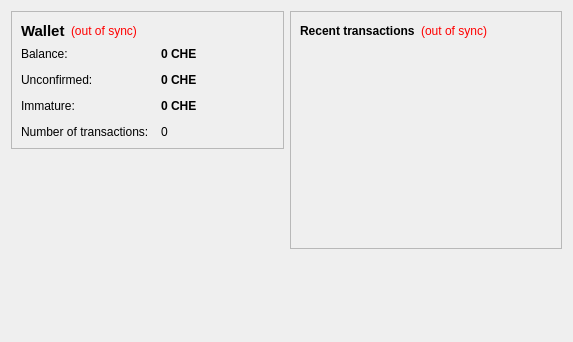
<?xml version="1.0" encoding="UTF-8"?>
<ui version="4.0">
 <class>OverviewPage</class>
 <widget class="QWidget" name="OverviewPage">
  <property name="geometry">
   <rect>
    <x>0</x>
    <y>0</y>
    <width>573</width>
    <height>342</height>
   </rect>
  </property>
  <property name="windowTitle">
   <string>Form</string>
  </property>
  <layout class="QHBoxLayout" name="horizontalLayout" stretch="1,1">
   <item>
    <layout class="QVBoxLayout" name="verticalLayout_2">
     <item>
      <widget class="QFrame" name="frame">
       <property name="frameShape">
        <enum>QFrame::StyledPanel</enum>
       </property>
       <property name="frameShadow">
        <enum>QFrame::Raised</enum>
       </property>
       <layout class="QVBoxLayout" name="verticalLayout_4">
        <item>
         <layout class="QHBoxLayout" name="horizontalLayout_4">
          <item>
           <widget class="QLabel" name="label_5">
            <property name="font">
             <font>
              <pointsize>11</pointsize>
              <weight>75</weight>
              <bold>true</bold>
             </font>
            </property>
            <property name="text">
             <string>Wallet</string>
            </property>
           </widget>
          </item>
          <item>
           <widget class="QLabel" name="labelWalletStatus">
            <property name="toolTip">
             <string>The displayed information may be out of date. Your wallet automatically synchronizes with the RevolutionCoin network after a connection is established, but this process has not completed yet.</string>
            </property>
            <property name="styleSheet">
             <string notr="true">QLabel { color: red; }</string>
            </property>
            <property name="text">
             <string notr="true">(out of sync)</string>
            </property>
            <property name="alignment">
             <set>Qt::AlignLeading|Qt::AlignLeft|Qt::AlignVCenter</set>
            </property>
           </widget>
          </item>
          <item>
           <spacer name="horizontalSpacer_2">
            <property name="orientation">
             <enum>Qt::Horizontal</enum>
            </property>
            <property name="sizeHint" stdset="0">
             <size>
              <width>40</width>
              <height>20</height>
             </size>
            </property>
           </spacer>
          </item>
         </layout>
        </item>
        <item>
         <layout class="QFormLayout" name="formLayout_2">
          <property name="fieldGrowthPolicy">
           <enum>QFormLayout::AllNonFixedFieldsGrow</enum>
          </property>
          <property name="horizontalSpacing">
           <number>12</number>
          </property>
          <property name="verticalSpacing">
           <number>12</number>
          </property>
          <item row="0" column="0">
           <widget class="QLabel" name="label">
            <property name="text">
             <string>Balance:</string>
            </property>
           </widget>
          </item>
          <item row="0" column="1">
           <widget class="QLabel" name="labelBalance">
            <property name="font">
             <font>
              <weight>75</weight>
              <bold>true</bold>
             </font>
            </property>
            <property name="cursor">
             <cursorShape>IBeamCursor</cursorShape>
            </property>
            <property name="toolTip">
             <string>Your current balance</string>
            </property>
            <property name="text">
             <string notr="true">0 CHE</string>
            </property>
            <property name="textInteractionFlags">
             <set>Qt::LinksAccessibleByMouse|Qt::TextSelectableByKeyboard|Qt::TextSelectableByMouse</set>
            </property>
           </widget>
          </item>
          <item row="1" column="0">
           <widget class="QLabel" name="label_3">
            <property name="text">
             <string>Unconfirmed:</string>
            </property>
           </widget>
          </item>
          <item row="1" column="1">
           <widget class="QLabel" name="labelUnconfirmed">
            <property name="font">
             <font>
              <weight>75</weight>
              <bold>true</bold>
             </font>
            </property>
            <property name="cursor">
             <cursorShape>IBeamCursor</cursorShape>
            </property>
            <property name="toolTip">
             <string>Total of transactions that have yet to be confirmed, and do not yet count toward the current balance</string>
            </property>
            <property name="text">
             <string notr="true">0 CHE</string>
            </property>
            <property name="textInteractionFlags">
             <set>Qt::LinksAccessibleByMouse|Qt::TextSelectableByKeyboard|Qt::TextSelectableByMouse</set>
            </property>
           </widget>
          </item>
          <item row="3" column="0">
           <widget class="QLabel" name="label_2">
            <property name="text">
             <string>Number of transactions:</string>
            </property>
           </widget>
          </item>
          <item row="3" column="1">
           <widget class="QLabel" name="labelNumTransactions">
            <property name="toolTip">
             <string>Total number of transactions in wallet</string>
            </property>
            <property name="text">
             <string notr="true">0</string>
            </property>
           </widget>
          </item>
          <item row="2" column="0">
           <widget class="QLabel" name="labelImmatureText">
            <property name="text">
             <string>Immature:</string>
            </property>
           </widget>
          </item>
          <item row="2" column="1">
           <widget class="QLabel" name="labelImmature">
            <property name="font">
             <font>
              <weight>75</weight>
              <bold>true</bold>
             </font>
            </property>
            <property name="toolTip">
             <string>Mined balance that has not yet matured</string>
            </property>
            <property name="text">
             <string notr="true">0 CHE</string>
            </property>
            <property name="textInteractionFlags">
             <set>Qt::LinksAccessibleByMouse|Qt::TextSelectableByKeyboard|Qt::TextSelectableByMouse</set>
            </property>
           </widget>
          </item>
         </layout>
        </item>
       </layout>
      </widget>
     </item>
     <item>
      <spacer name="verticalSpacer">
       <property name="orientation">
        <enum>Qt::Vertical</enum>
       </property>
       <property name="sizeHint" stdset="0">
        <size>
         <width>20</width>
         <height>40</height>
        </size>
       </property>
      </spacer>
     </item>
	 			<item>
         <widget class="QLabel" name="label_wallet_bgcoin">
          <property name="text">
           <string/>
          </property>
          <property name="pixmap">
           <pixmap resource="../bitcoin.qrc">:/images/wallet_bgcoin</pixmap>
          </property>
          <property name="scaledContents">
           <bool>false</bool>
          </property>
          <property name="alignment">
           <set>Qt::AlignCenter</set>
          </property>
          <property name="margin">
           <number>-2</number>
          </property>
         </widget>
        </item>
        <item>
         <widget class="QLabel" name="label_6">
          <property name="text">
           <string/>
          </property>
         </widget>
        </item>
    </layout>
   </item>
   <item>
    <layout class="QVBoxLayout" name="verticalLayout_3">
     <item>
      <widget class="QFrame" name="frame_2">
       <property name="frameShape">
        <enum>QFrame::StyledPanel</enum>
       </property>
       <property name="frameShadow">
        <enum>QFrame::Raised</enum>
       </property>
       <layout class="QVBoxLayout" name="verticalLayout">
        <item>
         <layout class="QHBoxLayout" name="horizontalLayout_2">
          <item>
           <widget class="QLabel" name="label_4">
            <property name="text">
             <string>&lt;b&gt;Recent transactions&lt;/b&gt;</string>
            </property>
           </widget>
          </item>
          <item>
           <widget class="QLabel" name="labelTransactionsStatus">
            <property name="toolTip">
             <string>The displayed information may be out of date. Your wallet automatically synchronizes with the RevolutionCoin network after a connection is established, but this process has not completed yet.</string>
            </property>
            <property name="styleSheet">
             <string notr="true">QLabel { color: red; }</string>
            </property>
            <property name="text">
             <string notr="true">(out of sync)</string>
            </property>
            <property name="alignment">
             <set>Qt::AlignRight|Qt::AlignTrailing|Qt::AlignVCenter</set>
            </property>
           </widget>
          </item>
          <item>
           <spacer name="horizontalSpacer">
            <property name="orientation">
             <enum>Qt::Horizontal</enum>
            </property>
            <property name="sizeHint" stdset="0">
             <size>
              <width>40</width>
              <height>20</height>
             </size>
            </property>
           </spacer>
          </item>
         </layout>
        </item>
        <item>
         <widget class="QListView" name="listTransactions">
          <property name="styleSheet">
           <string notr="true">QListView { background: transparent; }</string>
          </property>
          <property name="frameShape">
           <enum>QFrame::NoFrame</enum>
          </property>
          <property name="verticalScrollBarPolicy">
           <enum>Qt::ScrollBarAlwaysOff</enum>
          </property>
          <property name="horizontalScrollBarPolicy">
           <enum>Qt::ScrollBarAlwaysOff</enum>
          </property>
          <property name="selectionMode">
           <enum>QAbstractItemView::NoSelection</enum>
          </property>
         </widget>
        </item>
       </layout>
      </widget>
     </item>
     <item>
      <spacer name="verticalSpacer_2">
       <property name="orientation">
        <enum>Qt::Vertical</enum>
       </property>
       <property name="sizeHint" stdset="0">
        <size>
         <width>20</width>
         <height>40</height>
        </size>
       </property>
      </spacer>
     </item>
    </layout>
   </item>
  </layout>
 </widget>
 <resources/>
 <connections/>
</ui>
